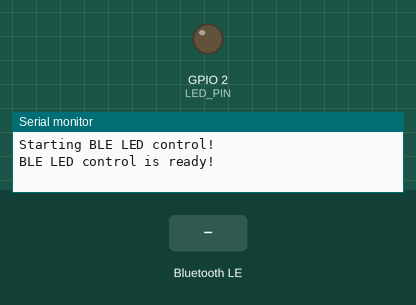
The sketch below on a simulated ESP32. Parts: output pins drawn as LEDs (lit = HIGH), the last lines printed to the serial monitor. The test bench sets the inputs (shaded band). Nothing arrives over Bluetooth unless stated; a phone connects over Bluetooth LE 3 s after start.

Above: at 1.2 s.
1.3 s: Bluetooth LE write "1" received
At 2.3 s:
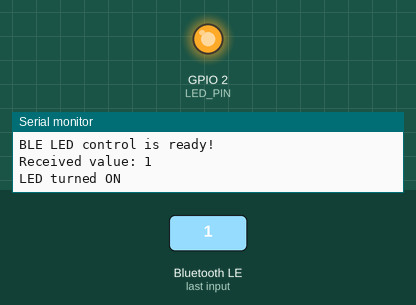
2.8 s: Bluetooth LE write "0" received
At 3.5 s:
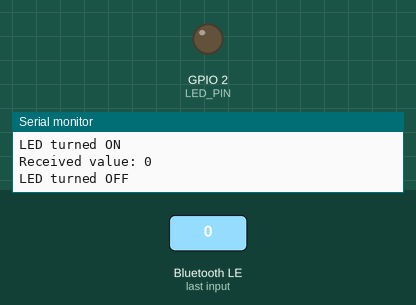
Timing chart, 0 to 5.8 s (numbered marks = the images above; inputs shaded):
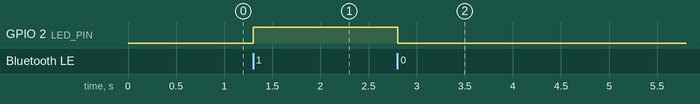

The sketch:

testBLE.ino
```cpp
#include <BLEDevice.h>
#include <BLEServer.h>
#include <BLEUtils.h>
#include <BLE2902.h>

#define LED_PIN LED_BUILTIN  // Use the built-in LED

// UUIDs for the service and characteristic
#define SERVICE_UUID "12345678-1234-1234-1234-123456789abc"
#define CHARACTERISTIC_UUID "87654321-4321-4321-4321-123456789abc"

BLECharacteristic *pCharacteristic;
bool ledState = false;  // Current state of the LED
unsigned long lastPingTime = 0;
const unsigned long connectionTimeout = 10000; // 10 seconds timeout for connection

class LEDCallbacks : public BLECharacteristicCallbacks {
  void onWrite(BLECharacteristic *pCharacteristic) override {
    std::string value = std::string((const char *)pCharacteristic->getValue().c_str());  // Convert value properly
    Serial.print("Received value: ");
    Serial.println(value.c_str());

    if (!value.empty()) {
      if (value == "1") {  // Turn LED on
        ledState = true;
        Serial.println("LED turned ON");
      } else if (value == "0") {  // Turn LED off
        ledState = false;
        Serial.println("LED turned OFF");
      } else if (value == "ping") {
        lastPingTime = millis(); // Update the last ping time
        Serial.println("Ping received.");
      } else {
        Serial.println("Invalid command received");
      }
    }
  }
};

void setup() {
  Serial.begin(115200);
  Serial.println("Starting BLE LED control!");

  pinMode(LED_PIN, OUTPUT);
  digitalWrite(LED_PIN, LOW);  // Ensure LED starts off

  // Initialize BLE
  BLEDevice::init("ESP32_Light_Controller");
  BLEServer *pServer = BLEDevice::createServer();
  BLEService *pService = pServer->createService(SERVICE_UUID);

  pCharacteristic = pService->createCharacteristic(
    CHARACTERISTIC_UUID,
    BLECharacteristic::PROPERTY_WRITE
  );

  pCharacteristic->setCallbacks(new LEDCallbacks());

  pService->start();
  BLEAdvertising *pAdvertising = BLEDevice::getAdvertising();
  pAdvertising->start();

  Serial.println("BLE LED control is ready!");
  lastPingTime = millis(); // Initialize the last ping time
}

void loop() {
  if (ledState) {
    digitalWrite(LED_PIN, HIGH);  // Turn the LED on
  } else {
    digitalWrite(LED_PIN, LOW);  // Turn the LED off
  }

  // Check for connection timeout
  if (millis() - lastPingTime > connectionTimeout) {
    Serial.println("Connection lost. No ping received within timeout period.");
    lastPingTime = millis(); // Reset the timer to avoid repeated messages
  }

  delay(100);  // Small delay to allow for BLE processing
}
```

Measured:
- after the input at 1.3 s, GPIO 2 (LED_PIN): LOW → HIGH at once
- after the input at 2.8 s, GPIO 2 (LED_PIN): HIGH → LOW at once
